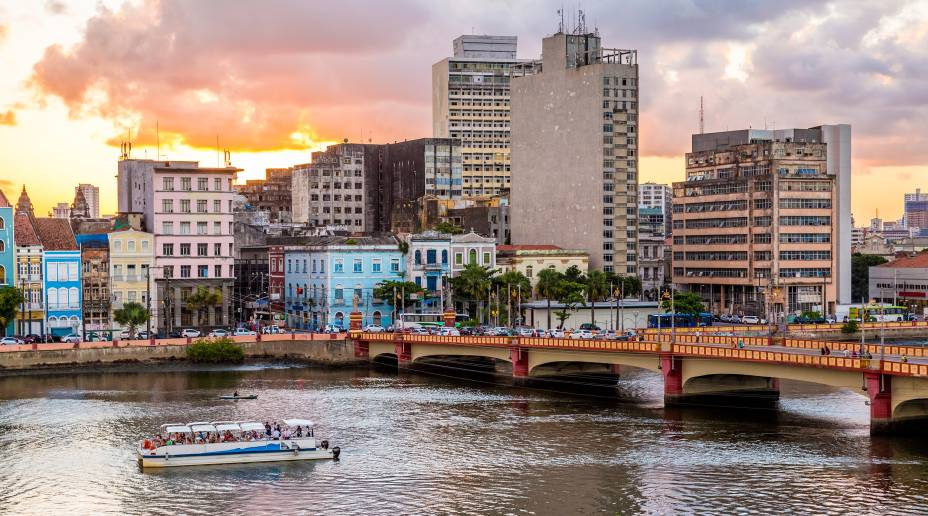
#> input picture lesson6_histograms/img/recife2.jpg, 928 x 516 px
$ python histogrambrigth.py
#> lines starting #> are read from the running program, lines starting #| are printed output that depends on the picture
import cv2
import numpy as np
from matplotlib import pyplot as plot

image = cv2.imread('../img/recife2.jpg')
#> image is the input picture: shape (516, 928, 3); mean B, G, R 127.5, 134.9, 152.4
#grayImage = cv2.cvtColor(image, cv2.COLOR_BGR2GRAY)
#hsvImage = cv2.cvtColor(image, cv2.COLOR_BGR2HSV)
#h, s, v = cv2.split(hsvImage)

cv2.imshow('Imagem Orignal', image)
plot.hist(image.ravel(),256,[0,256])
plot.show()
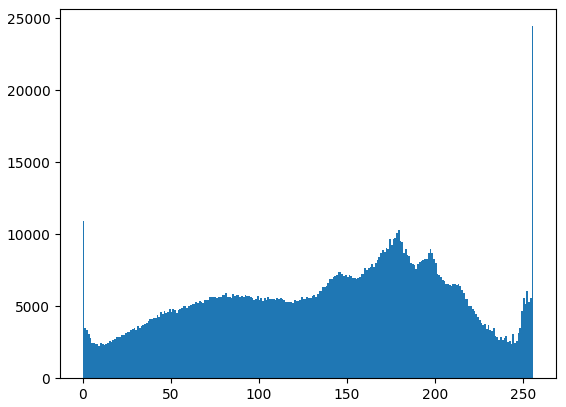
#> figure drawn by matplotlib, 1 panel; tallest bar 24437 high, from x = 255 to 256

imageBright = image + 20
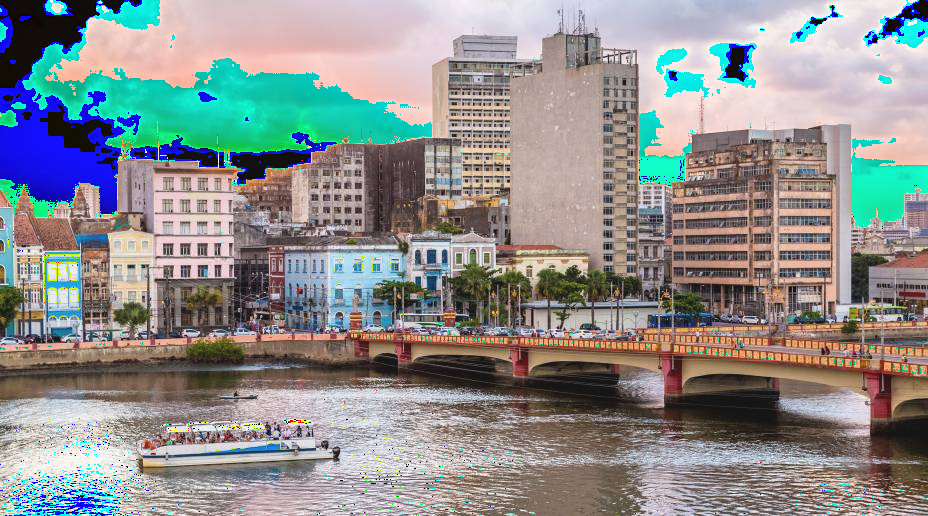
#> imageBright: shape (516, 928, 3); mean B, G, R 142, 142.6, 140.5
#v = v +30
#hsvImage2 = cv2.merge([h,s,v])
cv2.imshow('Imagem Com Mais Brilho', imageBright)
plot.hist(imageBright.ravel(),256,[0,256])
plot.show()
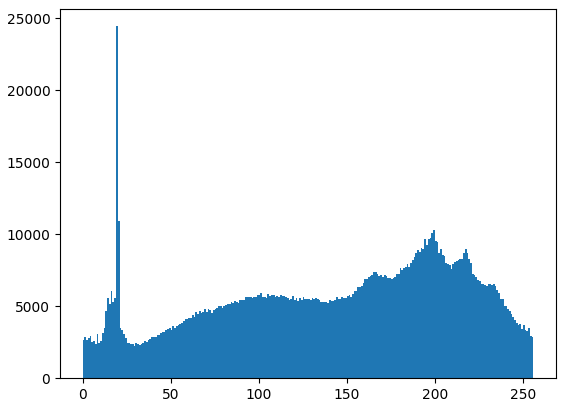
#> figure drawn by matplotlib, 1 panel; tallest bar 24437 high, from x = 19 to 20

cv2.waitKey()
cv2.destroyAllWindows()
